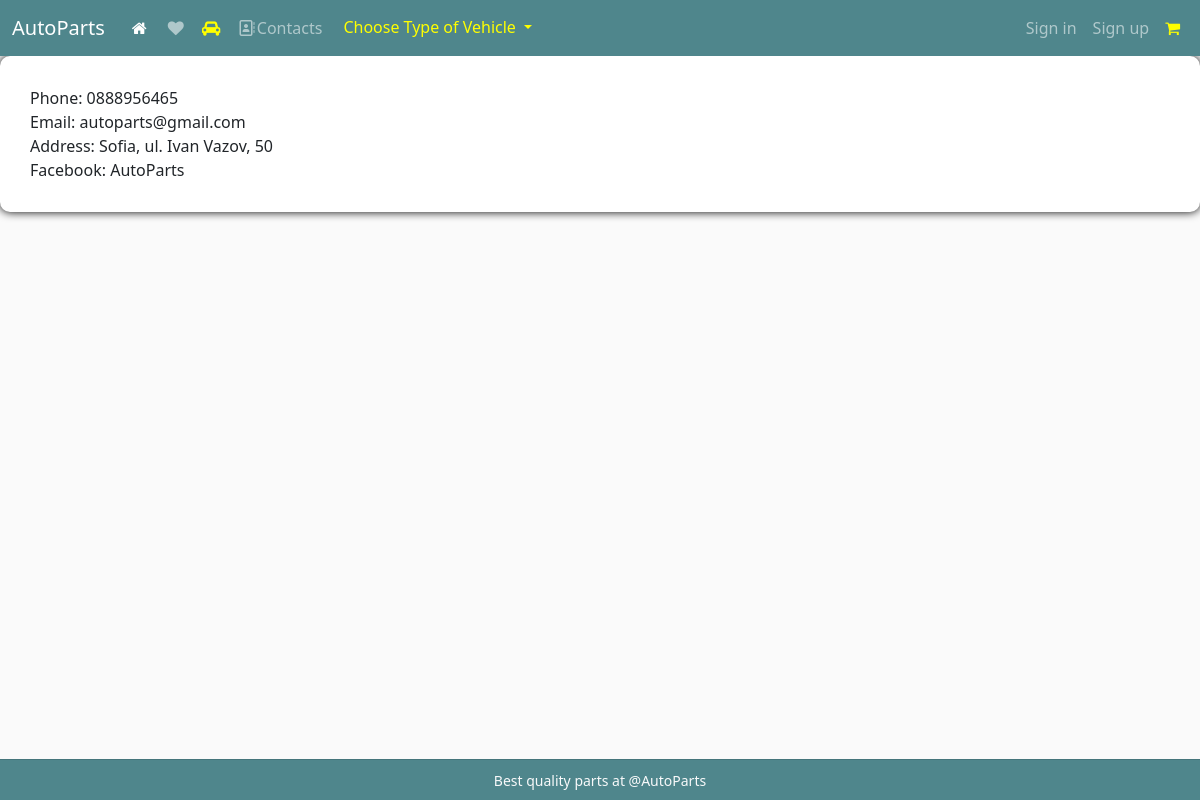
The page /information/ on the database as committed earlier.
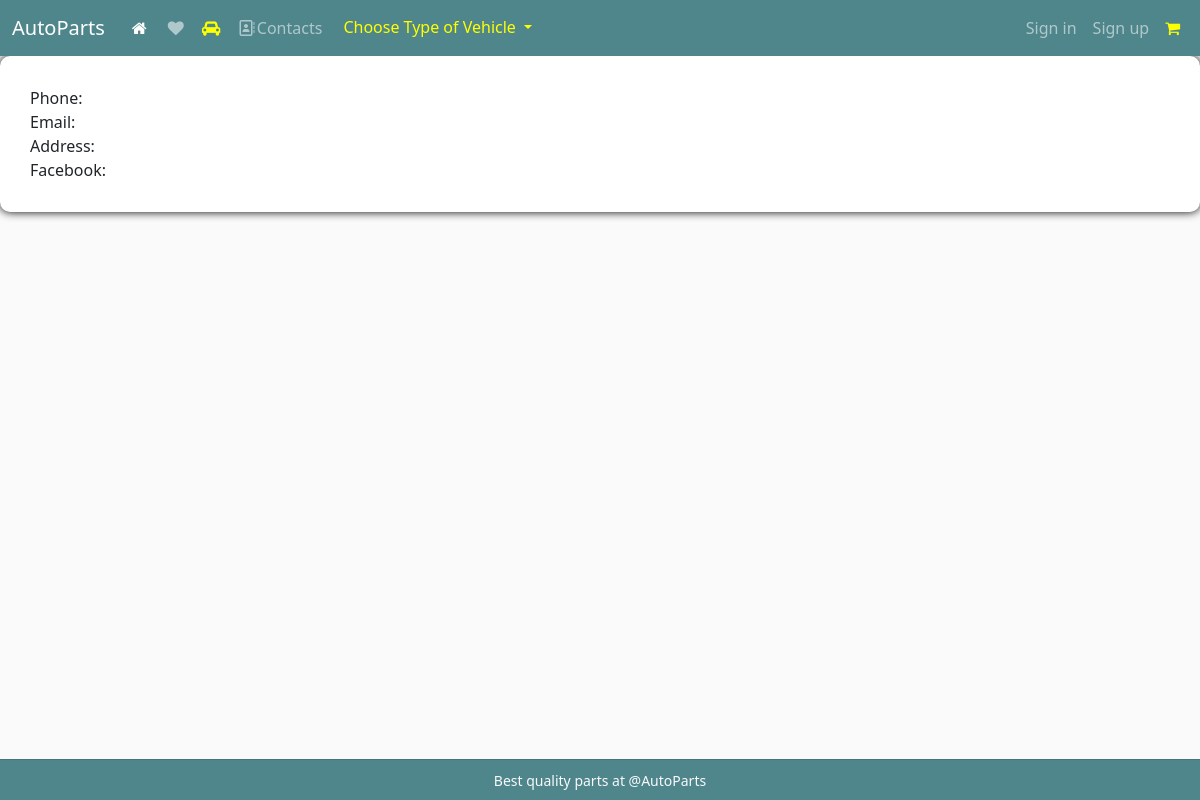
The same page on the database as committed later.
### AutoParts/common/models.py (models this page shows)
class SiteInformation(models.Model):
    phone = models.CharField(
        max_length=100,
    )
    address = models.CharField(
        max_length=100,
    )
    email = models.EmailField()
    facebook = models.CharField(
        max_length=50,
    )

### AutoParts/common/views.py (the view)
# urls.py: path('information/', ContactsView.as_view(), name='contacts'),
class ContactsView(TemplateView):
    template_name = 'pages/contacts.html'
    def get_context_data(self, **kwargs):
        context = super().get_context_data(**kwargs)
        context['information'] = SiteInformation.objects.first()
        return context

### templates/pages/contacts.html
{% extends 'base.html' %}
{% load static %}
{% block content %}
    <div class="form-container">
        Phone: {{ information.phone }}<br>
        Email: {{ information.email }}<br>
        Address: {{ information.address }}<br>
        Facebook: {{ information.facebook }}
    </div>
{% endblock %}

Rows that differ between the two databases and show on the page:
removed SiteInformation: phone "0888956465", email "autoparts@gmail.com", address "Sofia, ul. Ivan Vazov, 50", facebook "AutoParts"
